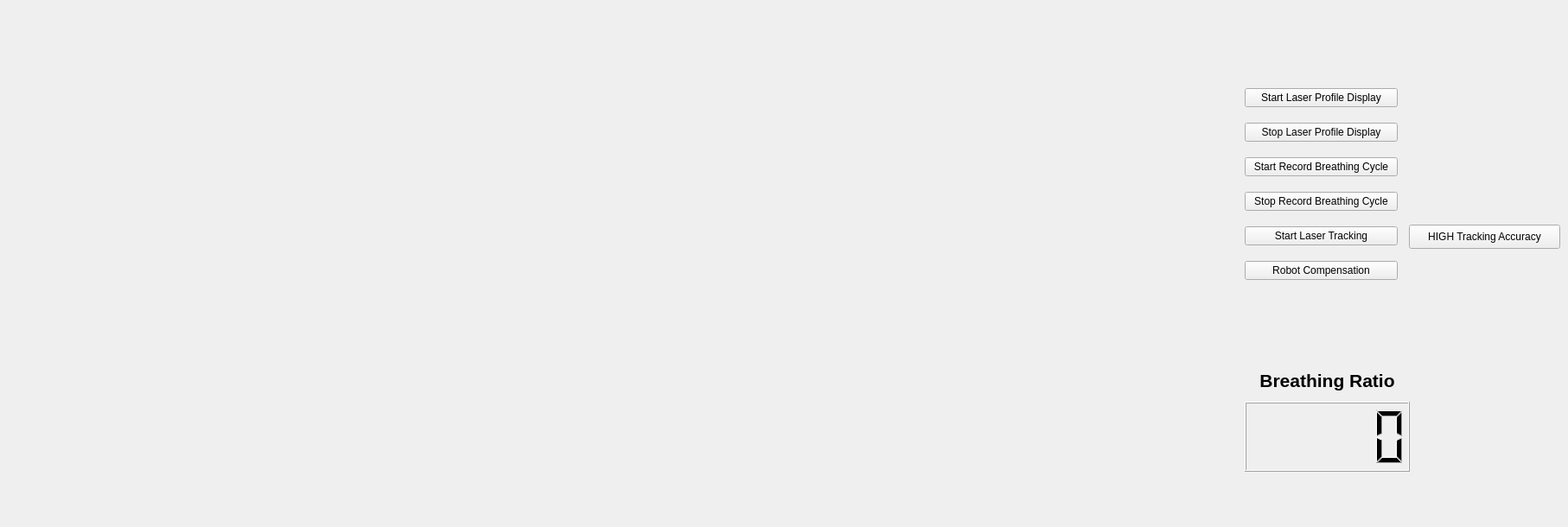
      <widget class="QWidget" name="tabWidget_Dynamic">
       <attribute name="title">
        <string>Dynamic tracking</string>
       </attribute>
       <widget class="QWidget" name="verticalLayoutWidget_9">
        <property name="geometry">
         <rect>
          <x>1440</x>
          <y>90</y>
          <width>177</width>
          <height>251</height>
         </rect>
        </property>
        <layout class="QVBoxLayout" name="verticalLayout_9">
         <item>
          <widget class="QPushButton" name="Button_StartLaserDisplay">
           <property name="text">
            <string>Start Laser Profile Display</string>
           </property>
          </widget>
         </item>
         <item>
          <widget class="QPushButton" name="Button_StopLaserDisplay">
           <property name="text">
            <string>Stop Laser Profile Display</string>
           </property>
           <property name="checkable">
            <bool>true</bool>
           </property>
          </widget>
         </item>
         <item>
          <widget class="QPushButton" name="Button_RecordCycle">
           <property name="enabled">
            <bool>true</bool>
           </property>
           <property name="text">
            <string>Start Record Breathing Cycle</string>
           </property>
          </widget>
         </item>
         <item>
          <widget class="QPushButton" name="Button_StopRecording">
           <property name="text">
            <string>Stop Record Breathing Cycle</string>
           </property>
           <property name="checkable">
            <bool>true</bool>
           </property>
          </widget>
         </item>
         <item>
          <widget class="QPushButton" name="Button_StartTracking">
           <property name="enabled">
            <bool>true</bool>
           </property>
           <property name="text">
            <string>Start Laser Tracking</string>
           </property>
          </widget>
         </item>
         <item>
          <widget class="QPushButton" name="Button_StopLaserTracking">
           <property name="autoFillBackground">
            <bool>false</bool>
           </property>
           <property name="styleSheet">
            <string notr="true"/>
           </property>
           <property name="text">
            <string>Robot Compensation</string>
           </property>
           <property name="checkable">
            <bool>true</bool>
           </property>
           <property name="checked">
            <bool>false</bool>
           </property>
          </widget>
         </item>
        </layout>
       </widget>
       <widget class="MplWidget" name="MplWidget" native="true">
        <property name="geometry">
         <rect>
          <x>820</x>
          <y>90</y>
          <width>601</width>
          <height>511</height>
         </rect>
        </property>
       </widget>
       <widget class="QPushButton" name="Button_Accuracy">
        <property name="enabled">
         <bool>true</bool>
        </property>
        <property name="geometry">
         <rect>
          <x>1630</x>
          <y>260</y>
          <width>175</width>
          <height>28</height>
         </rect>
        </property>
        <property name="text">
         <string>HIGH Tracking Accuracy</string>
        </property>
       </widget>
       <widget class="QLCDNumber" name="breathingRatio">
        <property name="geometry">
         <rect>
          <x>1440</x>
          <y>465</y>
          <width>191</width>
          <height>81</height>
         </rect>
        </property>
       </widget>
       <widget class="QLabel" name="label_27">
        <property name="geometry">
         <rect>
          <x>1450</x>
          <y>425</y>
          <width>171</width>
          <height>31</height>
         </rect>
        </property>
        <property name="font">
         <font>
          <pointsize>16</pointsize>
          <weight>75</weight>
          <bold>true</bold>
         </font>
        </property>
        <property name="text">
         <string>Breathing Ratio</string>
        </property>
        <property name="alignment">
         <set>Qt::AlignCenter</set>
        </property>
       </widget>
      </widget>
